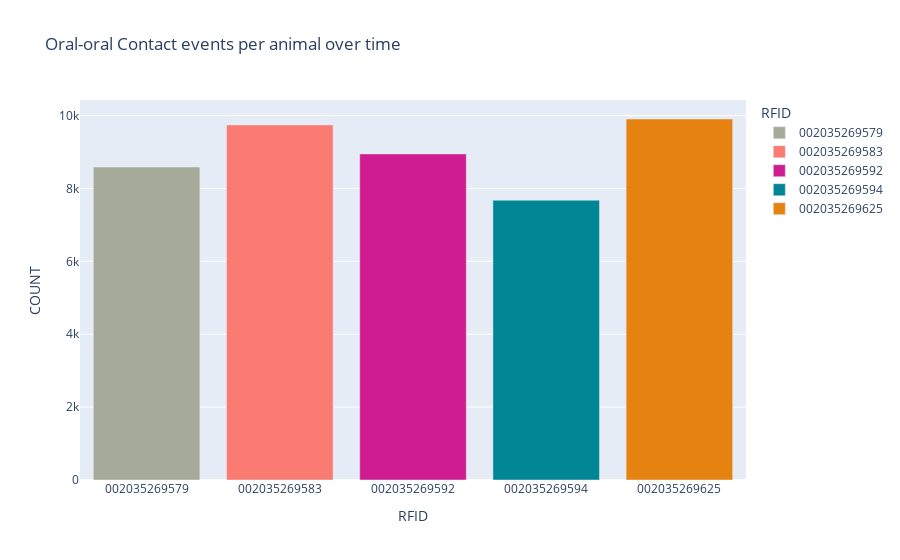

Source (notebook cell):
### Code cell
df_plot = (
    df_event.groupby(["RFID"], observed=True)["EVENT_COUNT"]
    .sum()
    .reset_index(name="COUNT")
)

px.bar(
    df_plot,
    x="RFID",
    y="COUNT",
    color="RFID",
    title="Oral-oral Contact events per animal over time",
    color_discrete_sequence=COLORS["discrete"]
).show()

### Figure 1 — Plotly figure (JSON) as saved in the notebook; plotly's stock layout.template omitted (floating-point values rounded to 4 significant figures)
{"data": [{"hovertemplate": "RFID=%{x}<br>COUNT=%{y}<extra></extra>", "legendgroup": "002035269579", "marker": {"color": "rgb(165, 170, 153)", "pattern": {"shape": ""}}, "name": "002035269579", "orientation": "v", "showlegend": true, "textposition": "auto", "type": "bar", "x": ["002035269579"], "xaxis": "x", "y": [8588], "yaxis": "y"}, {"hovertemplate": "RFID=%{x}<br>COUNT=%{y}<extra></extra>", "legendgroup": "002035269583", "marker": {"color": "rgb(249, 123, 114)", "pattern": {"shape": ""}}, "name": "002035269583", "orientation": "v", "showlegend": true, "textposition": "auto", "type": "bar", "x": ["002035269583"], "xaxis": "x", "y": [9742], "yaxis": "y"}, {"hovertemplate": "RFID=%{x}<br>COUNT=%{y}<extra></extra>", "legendgroup": "002035269592", "marker": {"color": "rgb(207, 28, 144)", "pattern": {"shape": ""}}, "name": "002035269592", "orientation": "v", "showlegend": true, "textposition": "auto", "type": "bar", "x": ["002035269592"], "xaxis": "x", "y": [8947], "yaxis": "y"}, {"hovertemplate": "RFID=%{x}<br>COUNT=%{y}<extra></extra>", "legendgroup": "002035269594", "marker": {"color": "rgb(0, 134, 149)", "pattern": {"shape": ""}}, "name": "002035269594", "orientation": "v", "showlegend": true, "textposition": "auto", "type": "bar", "x": ["002035269594"], "xaxis": "x", "y": [7677], "yaxis": "y"}, {"hovertemplate": "RFID=%{x}<br>COUNT=%{y}<extra></extra>", "legendgroup": "002035269625", "marker": {"color": "rgb(230, 131, 16)", "pattern": {"shape": ""}}, "name": "002035269625", "orientation": "v", "showlegend": true, "textposition": "auto", "type": "bar", "x": ["002035269625"], "xaxis": "x", "y": [9905], "yaxis": "y"}], "layout": {"barmode": "relative", "legend": {"title": {"text": "RFID"}, "tracegroupgap": 0}, "title": {"text": "Oral-oral Contact events per animal over time"}, "xaxis": {"anchor": "y", "categoryarray": ["002035269579", "002035269583", "002035269592", "002035269594", "002035269625"], "categoryorder": "array", "domain": [0, 1], "title": {"text": "RFID"}}, "yaxis": {"anchor": "x", "domain": [0, 1], "title": {"text": "COUNT"}}}}
